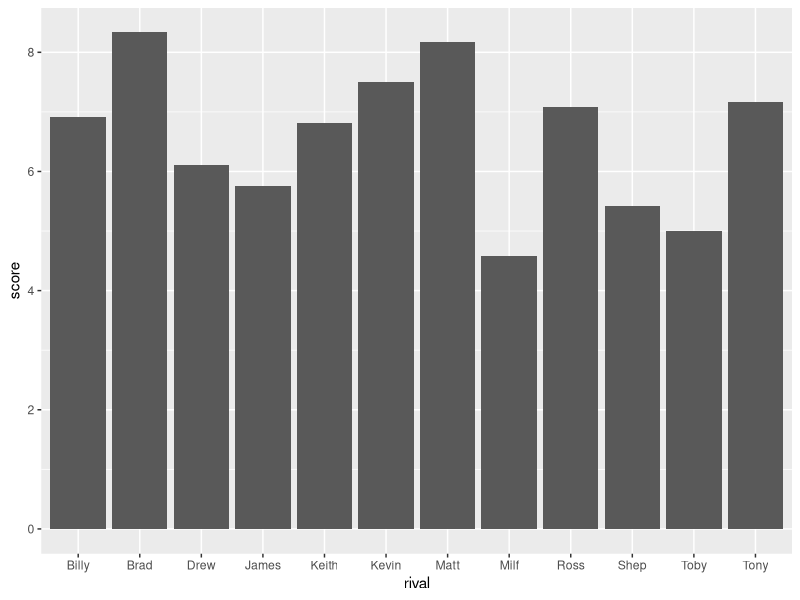

This chart was generated by the following R code:
## ---- chunk 1
library(dplyr)
library(tidyr)
library(tibble)
library(purrr)
library(ggplot2)
## ---- chunk 2
choices <- c("James", "Brad", "Kevin", "Shep", "Drew", "Tony", "Milf", 
             "Keith", "Matt", "Toby", "Ross", "Billy")
survey_results <- list(
  Tony = list(James = 1, Brad = 3, Kevin = 6, Shep = 10, Drew = 11, Tony = 12,
              Milf = 8, Keith = 7, Matt = 2, Toby = 9, Ross = 5, Billy = 4),
  Billy = list(James = 9, Brad = 6, Kevin = 4, Shep = 10, Drew = 8, Tony = 5,
               Milf = 7, Keith = 3, Matt = 2, Toby = 12, Ross = 1, Billy = 11),
  Matt = list(James = 9, Brad = 5, Kevin = 3, Shep = 10, Drew = 8, Tony = 4,
               Milf = 11, Keith = 12, Matt = 1, Toby = 7, Ross = 6, Billy = 2),
  Milf = list(James = 10, Brad = 4, Kevin = 5, Shep = 9, Drew = 11, Tony = 7,
               Milf = 12, Keith = 3, Matt = 6, Toby = 8, Ross = 1, Billy = 2),
  Toby = list(James = 3, Brad = 1, Kevin = 11, Shep = 5, Drew = 2, Tony = 9,
               Milf = 10, Keith = 8, Matt = 7, Toby = 12, Ross = 6, Billy = 4),
  James = list(James = 12, Brad = 4, Kevin = 3, Shep = 2, Drew = 7, Tony = 1,
               Milf = 9, Keith = 6, Matt = 8, Toby = 5, Ross = 11, Billy = 10),
  Brad = list(James = 3, Brad = 12, Kevin = 6, Shep = 10, Drew = 1, Tony = 2,
               Milf = 9, Keith = 7, Matt = 5, Toby = 11, Ross = 4, Billy = 8),
  Ross = list(James = 9, Brad = 7, Kevin = 5, Shep = 12, Drew = 11, Tony = 6,
               Milf = 3, Keith = 8, Matt = 4, Toby = 10, Ross = 1, Billy = 2),
  Keith = list(James = 9, Brad = 3, Kevin = 1, Shep = 4, Drew = NA, Tony = 8,
               Milf = 7, Keith = NA, Matt = 2, Toby = 6, Ross = 5, Billy = 10),
  Shep = list(James = 8, Brad = 3, Kevin = 6, Shep = 1, Drew = NA, Tony = 10,
               Milf = 9, Keith = 2, Matt = 11, Toby = 5, Ross = 12, Billy = 4),
  Drew = list(James = 7, Brad = 2, Kevin = 4, Shep = 10, Drew = 1, Tony = 3,
               Milf = 12, Keith = 11, Matt = 8, Toby = 6, Ross = 9, Billy = 5),
  Kevin = list(James = 7, Brad = 6, Kevin = 12, Shep = 8, Drew = 9, Tony = 3,
               Milf = 4, Keith = 1, Matt = 2, Toby = 5, Ross = 10, Billy = 11)
)

rival_df <- map2(survey_results, names(survey_results), function(x, y) {
  as_tibble(x) %>% 
    gather(rival, rank) %>% 
    mutate(owner = y)
  }) %>% 
  bind_rows()
## ---- chunk 3
rival_df %>% 
  group_by(rival) %>% 
  summarise(score = 13 - mean(rank, na.rm = TRUE))

rival_df %>% 
  group_by(rival) %>% 
  summarise(score = 13 - mean(rank, na.rm = TRUE)) %>% 
  ggplot(aes(x = rival, y = score)) +
  geom_bar(stat = "identity")
